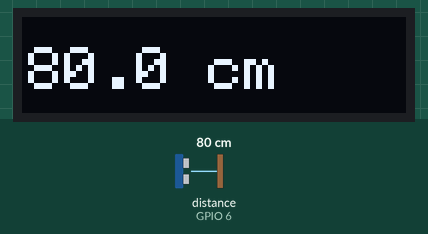
Simulated run of this sketch. Board: ESP32-S3. Parts: 128×32 one-colour display. Wiring (inferred from the names in the program): ultrasonic range finder: trigger GPIO 5; echo GPIO 6. Inputs (shaded band) come from the test bench; at power-on: distance to the obstacle (sensor on GPIO 6) 80 cm. The echo pulse lasts 58.3 µs per cm; what the sketch prints to the serial monitor is not drawn.

Above: at 2.2 s.
2.3 s: distance to the obstacle (sensor on GPIO 6) set to 2 cm
At 3.3 s:
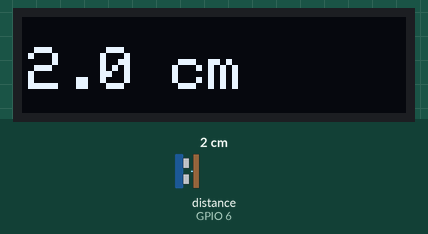
3.8 s: distance to the obstacle (sensor on GPIO 6) set to 4 cm
At 4.2 s:
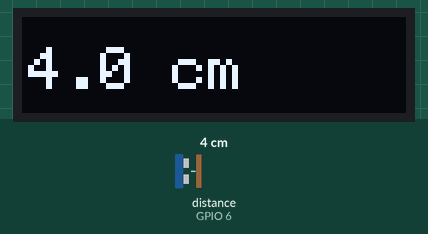
5.3 s: distance to the obstacle (sensor on GPIO 6) set to 9 cm
At 6.4 s:
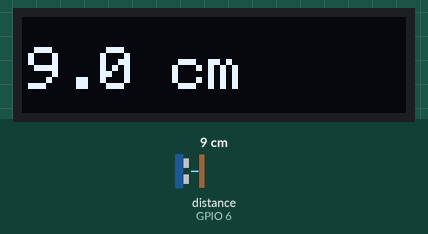
Timing chart, 0 to 8.3 s (numbered marks = the images above; inputs shaded):
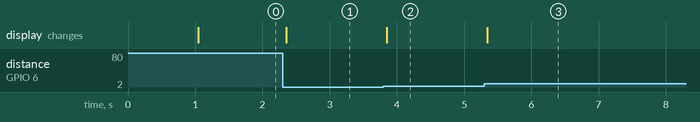

The sketch:

main.ino
```cpp
#include <Adafruit_SSD1306.h>
#include <Wire.h>

#define SCREEN_WIDTH 128
#define SCREEN_HEIGHT 32
#define OLED_RESET -1
#define SCREEN_ADDRESS 0x3C

#define TRIG 5
#define ECHO 6

int i = 0;
// float distance = 1;

Adafruit_SSD1306 oled(SCREEN_WIDTH, SCREEN_HEIGHT, &Wire, OLED_RESET);

void setup() {
  Serial.begin(115200);
  delay(1000);
  Serial.println("BOOTED");

  Wire.begin(4, 2);

  pinMode(TRIG, OUTPUT);   // 5 - Trigger is the output
  pinMode(ECHO, INPUT);    // 6 - Echo is the input

  if (!oled.begin(SSD1306_SWITCHCAPVCC, SCREEN_ADDRESS)) {
    Serial.println("OLED couldn't be activated.");
    while(1);
  }
  oled.clearDisplay();
  oled.setTextSize(2);
  oled.setTextColor(SSD1306_WHITE);
  Serial.println("Hello working Hello!\n");

}

void loop() {

  digitalWrite(TRIG, LOW);
  delayMicroseconds(2);
  digitalWrite(TRIG, HIGH);
  delayMicroseconds(10);
  digitalWrite(TRIG, LOW);

  unsigned long duration = pulseIn(ECHO, HIGH, 30000);

  float speed = 343e-4;
  float distance = (duration * speed) / 2.0F;

  oled.clearDisplay();
  oled.setCursor(2, 10);
  oled.printf("%.1f cm", distance);
  oled.display();
  delay(200);
}
```

Measured:
- after the input at 2.3 s, the display: changes after 0.05 s (image 1)
- after the input at 3.8 s, the display: changes after 0.05 s (image 2)
- after the input at 5.3 s, the display: changes at once (image 3)
